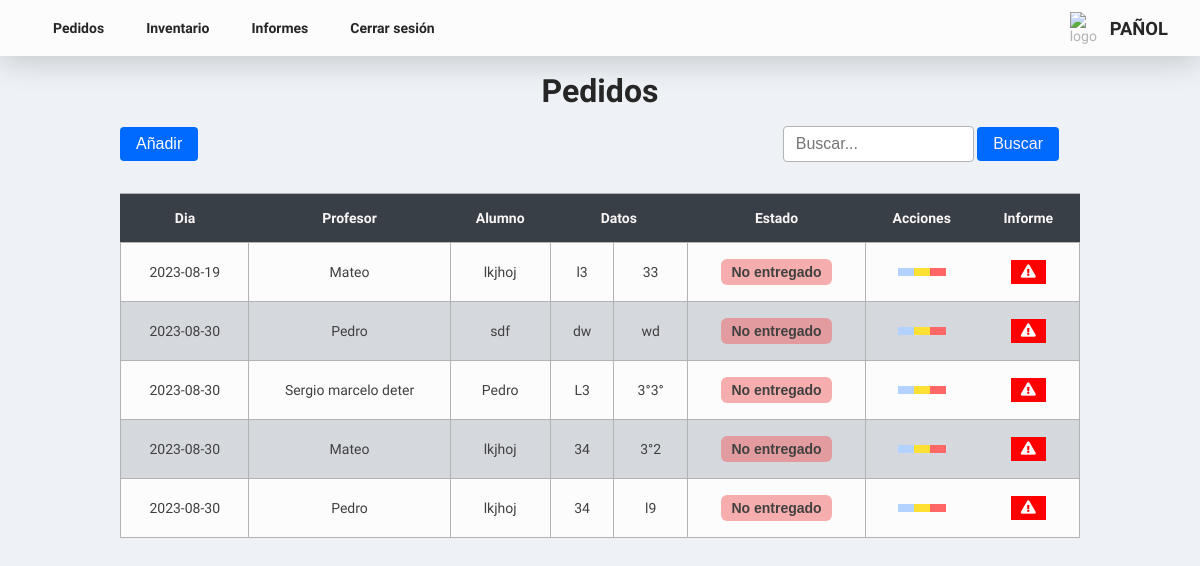
Before: /Proyecto-Final-main/pages/orders.php (signed in) with the older database file.
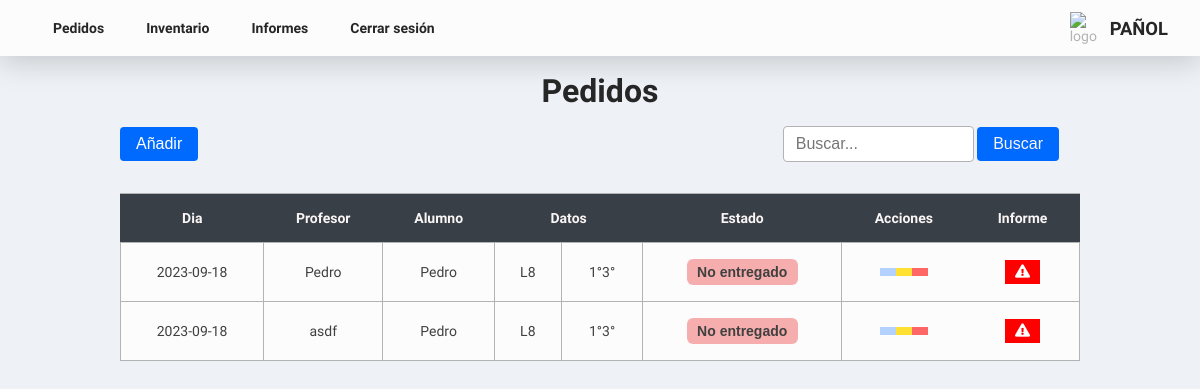
After: the same page with the newer database file.
### tables this page shows
CREATE TABLE `pedidos` (
  `id_pedido` int(10) UNSIGNED NOT NULL,
  `dia` date DEFAULT NULL,
  `profesor` varchar(255) DEFAULT NULL,
  `alumno` varchar(255) DEFAULT NULL,
  `salon` varchar(255) DEFAULT NULL,
  `curso` varchar(255) DEFAULT NULL,
  `estado` varchar(30) DEFAULT NULL
);

### Proyecto-Final-main/php/search/search_orders.php (called while the page is built, shortened)
<?php
$sql = "SELECT * FROM pedidos";
$orders = mysqli_query($conexion, $sql);
?>

### Proyecto-Final-main/pages/orders.php (the view, shortened to what this page needs)
<?php
include('../php/connect_bd.php');
include('../php/search/search_orders.php');
include('../php/devolution.php')
?>
<!DOCTYPE html>
<html lang="es">
<head>
  <link rel="stylesheet" href="../assets/css/style.css" />
  <link href="https://cdn.jsdelivr.net/npm/remixicon@3.4.0/fonts/remixicon.css" rel="stylesheet" />
  <link rel="stylesheet" href="https://cdnjs.cloudflare.com/ajax/libs/font-awesome/5.15.3/css/all.min.css">
</head>
<body>
  <header class="hero">
    <nav class="nav">
      <ul class="nav__list">
        <li class="nav__iteam">
          <a href="orders.php" class="nav__link">Pedidos</a>
        </li>
        <li class="nav__iteam">
          <a href="inventory.php" class="nav__link">Inventario</a>
        </li>
        <li class="nav__iteam">
          <a href="reports.php" class="nav__link">Informes</a>
        </li>
        <li class="nav__iteam">
          <a href="../php/logout.php" class="nav__link">Cerrar sesión</a>
        </li>
      </ul>
    </nav>
    <div class="hero__logo hero__logo-0">
      <img class="hero__logo-img" src="https://avatars.githubusercontent.com/u/6693385?s=200&v=4" alt="logo" />
      <h2 class="title__hero">Pañol</h2>
    </div>
  </header>
  <section class="section__pedidos">
    <div class="title__section">
      <h1 class="section__title">Pedidos</h1>
    </div>
    <div class="action__div">
      <div class="add__div">
        <a href="form_newOrders.php" class="btn__blue--text">
          <button class="btn__blue">
            Añadir
          </button>
        </a>
      </div>
      <form method="GET" action="orders.php">
        <div class="search__container">
          <input name="search" type="search" class="search__input" placeholder="Buscar..." />
          <button class="btn__blue" type="submit" name="enviar">
            <p class="btn__blue--text">Buscar</p>
          </button>
        </div>
      </form>
    </div>
  </section>
  <section class="section__table">
    <div class="table__responsive">
      <table class="table">
        <thead class="table__header">
          <tr class="tr">
            <th class="table__header-item table__header-item-0">Dia</th>
            <th class="table__header-item">Profesor</th>
            <th class="table__header-item">Alumno</th>
            <th class="table__header-item" colspan="2">Datos</th>
            <th class="table__header-item">Estado</th>
            <th class="table__header-item">Acciones</th>
            <th class="table__header-item">Informe</th>
          </tr>
        </thead>
        <tbody>
          <?php
          while ($row = mysqli_fetch_assoc($orders)) {
            $rowId = $row['id_pedido'];
          ?>
            <tr class="tr" data-row-id="<?php echo $rowId; ?>">
              <td class="table__cell table__cell-0">
                <?php echo $row['dia']; ?>
              </td>
              <td class="table__cell">
                <?php echo $row['profesor']; ?>
              </td>
              <td class="table__cell">
                <?php echo $row['alumno']; ?>
              </td>
              <td class="table__cell">
                <?php echo $row['salon']; ?>
              </td>
              <td class="table__cell">
                <?php echo $row['curso']; ?>
              </td>
              <td class="table__cell">
                <div class="status-dropdown">
                  <select class="status-select" id="status-select">
                    <option value="no_entregado" onclick="changeStyle('red')">No entregado</option>
                  </select>
                </div>
              </td>
              <td class="table__cell">
                <div class="btn-group">
                  <a href="#" class="btn__table btn__table-blue" data-row-id="<?php echo $rowId; ?>"><i class="ri-eye-fill"></i></a>
                  <a href="form_editOrders.php?edit=<?php echo $row['id_pedido']; ?>" class="btn__table btn__table-yellow"><i class="ri-pencil-fill"></i></a>
                  <a href="../php/deleteOrder.php?id_pedido=<?php echo $row['id_pedido']; ?>" class="btn__table btn__table-red delete-button" delete-id=<?php echo $rowId; ?> id="deleteOrder"><i class="ri-close-circle-fill"></i></a>
                </div>
              </td>
              <td>
                <button class="btn__popup fas fa-exclamation-triangle" onclick="openPopup('<?php echo $row['profesor'] ?>', '<?php echo $row['curso'] ?>', '<?php echo $row['dia'] ?>', '<?php echo $row['id_pedido'] ?>')"></button>
              </td>
            </tr>
            <?php
            $sql_detalles = "SELECT * FROM detalles_pedidos WHERE id_pedido = $rowId";
            $detalles = mysqli_query($conexion, $sql_detalles);
            ?>
            <?php
            while ($row = mysqli_fetch_assoc($detalles)) {
            ?>
    </div>
  <?php
            }
  ?>
<?php
          }
?>
  </section>
</body>
</html>

Changed rows visible on the page:
removed pedidos: dia "2023-08-19", profesor "Mateo", alumno "lkjhoj", salon "l3", curso "33"
removed pedidos: dia "2023-08-30", profesor "Pedro", alumno "sdf", salon "dw", curso "wd"
removed pedidos: dia "2023-08-30", profesor "Sergio marcelo deter", alumno "Pedro", salon "L3", curso "3°3°"
removed pedidos: dia "2023-08-30", profesor "Mateo", alumno "lkjhoj", salon "34", curso "3°2"
removed pedidos: dia "2023-08-30", profesor "Pedro", alumno "lkjhoj", salon "34", curso "l9"
added pedidos: dia "2023-09-18", profesor "Pedro", alumno "Pedro", salon "L8", curso "1°3°"
added pedidos: dia "2023-09-18", profesor "asdf", alumno "Pedro", salon "L8", curso "1°3°"
